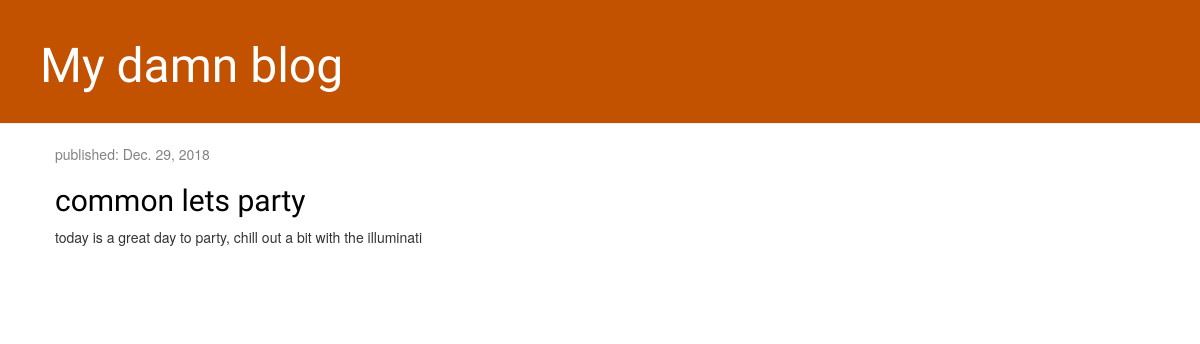
Before: / with the older database file.
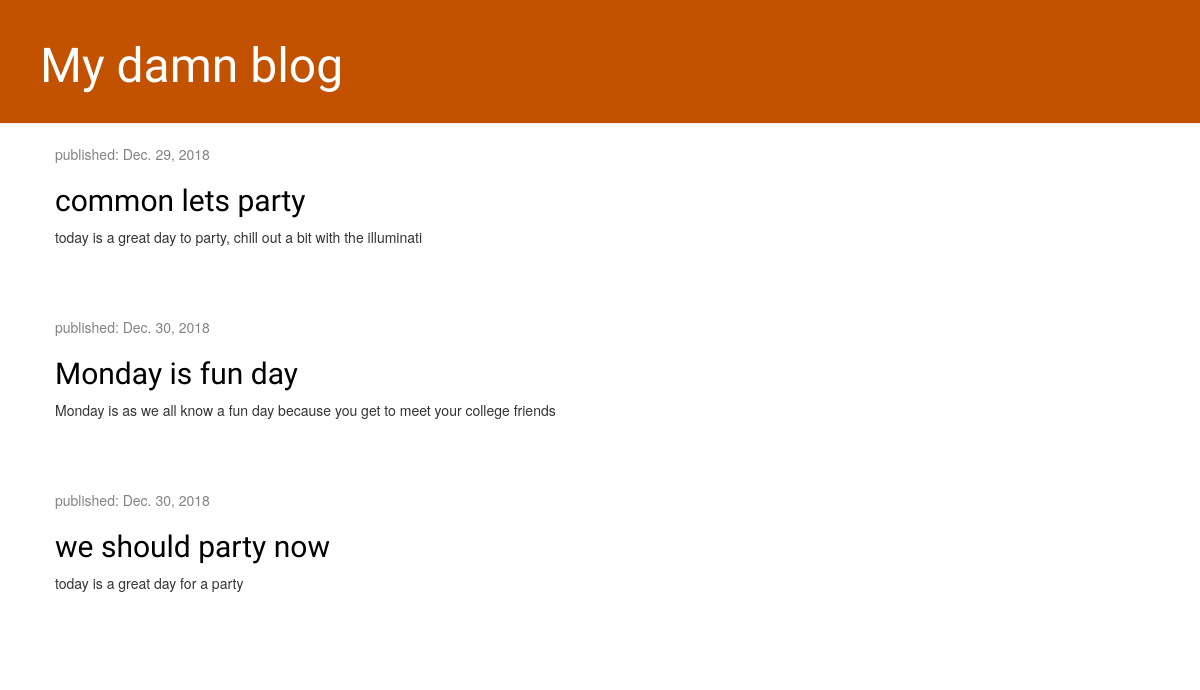
After: the same page with the newer database file.
### blog/models.py (models this page shows, shortened)
class Post(models.Model):
    author = models.ForeignKey(settings.AUTH_USER_MODEL, on_delete=models.CASCADE)
    title = models.CharField(max_length=200)
    text = models.TextField()
    created_date = models.DateTimeField(default= timezone.now)
    published_date = models.DateField(blank=True, null=True)

### blog/views.py (the view)
# urls.py: path('', views.post_list, name='post_list'),
def post_list(request):
    posts = Post.objects.filter(published_date__lte=timezone.now()).order_by('published_date')
    return render(request, 'blog/post_list.html', {'posts':posts})

### blog/templates/blog/post_list.html (shortened to what this page needs)
{% load static %}
<html>
    <head>
        <link rel="stylesheet" href="//maxcdn.bootstrapcdn.com/bootstrap/3.2.0/css/bootstrap.min.css">
        <link rel="stylesheet" href="//maxcdn.bootstrapcdn.com/bootstrap/3.2.0/css/bootstrap-theme.min.css">
        <link rel="stylesheet" href="{% static 'css/blog.css' %}">
    </head>
    <body>
        <div class="page-header">
            <h1><a href="/">My damn blog</a></h1>
        </div>
        <div class="content container">
            <div class="row">
                <div class="col-md-8">
                    {% for post in posts %}
                        <div class="post">
                            <div class="date">
                                <p>published: {{ post.published_date }}</p>
                            </div>
                            <h2><a href="">{{ post.title }}</a></h2>
                            <p>{{ post.text|linebreaksbr }}</p>
                        </div>
                    {% endfor %}
                </div>
            </div>
        </div>
    </body>
</html>

### blog/static/css/blog.css (style rules this page uses)
.page-header { background-color: #C25100; margin-top: 0; padding: 20px 20px 20px 40px; }
.page-header h1, .page-header h1 a, .page-header h1 a:visited, .page-header h1 a:active { color: #ffffff; font-size: 36pt; text-decoration: none; }
.content { margin-left: 40px; }
h1, h2, h3, h4 { font-family: 'Lobster', cursive; }
.date { color: #828282; }
.post { margin-bottom: 70px; }
.post h2 a, .post h2 a:visited { color: #000000; }

Changed rows visible on the page:
added Post: published_date "Dec. 30, 2018", title "Monday is fun day", text "Monday is as we all know a fun day because you get to meet your college friends"
added Post: published_date "Dec. 30, 2018", title "we should party now", text "today is a great day for a party"
